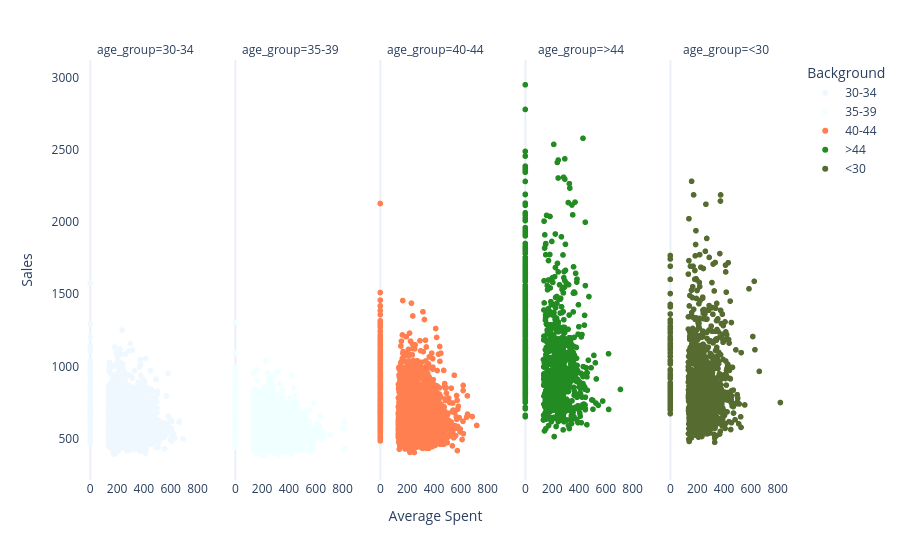

Here is the notebook cell this chart was saved with:
### Markdown cell above
#### Feature Transformation 2: Group Age
Grouped the ages to be able to better 'understand' how it would be able to relate to other variables

### Code cell
bins = [0,30,35,40,45,100]
labels = ["<30", "30-34","35-39","40-44",">44"]
palette = ["#69d"]

df_temp['age_group'] = pd.cut(df_Num['AgeInYears'], bins=bins, labels=labels, right=False)


# Using facet_col arguments to create Sub plots
fig = px.scatter(df_temp, x="AvgSpend", y="Sales", facet_col="age_group", color="age_group", 
                 color_discrete_sequence = ['aliceblue', 'azure', 'coral', 'forestgreen', 'darkolivegreen'], template = "plotly_white")
# Hide grid lines
fig.update_xaxes(showgrid=False, title="")
fig.update_yaxes(showgrid=False)
fig.update_layout(legend_title_text="Background", xaxis3=dict(title="Average Spent"))
fig.show()

### Figure 1 — Plotly figure (JSON) as saved in the notebook; plotly's stock layout.template omitted (floating-point values rounded to 4 significant figures; data arrays with more than 128 entries replaced by an {"elided": "..."} marker saying what was removed)
{"data": [{"hovertemplate": "age_group=30-34<br>AvgSpend=%{x}<br>Sales=%{y}<extra></extra>", "legendgroup": "30-34", "marker": {"color": "aliceblue", "symbol": "circle"}, "mode": "markers", "name": "30-34", "showlegend": true, "type": "scattergl", "x": {"elided": "4435 float values"}, "xaxis": "x", "y": {"elided": "4435 float values"}, "yaxis": "y"}, {"hovertemplate": "age_group=35-39<br>AvgSpend=%{x}<br>Sales=%{y}<extra></extra>", "legendgroup": "35-39", "marker": {"color": "azure", "symbol": "circle"}, "mode": "markers", "name": "35-39", "showlegend": true, "type": "scattergl", "x": {"elided": "4885 float values"}, "xaxis": "x2", "y": {"elided": "4885 float values"}, "yaxis": "y2"}, {"hovertemplate": "age_group=40-44<br>AvgSpend=%{x}<br>Sales=%{y}<extra></extra>", "legendgroup": "40-44", "marker": {"color": "coral", "symbol": "circle"}, "mode": "markers", "name": "40-44", "showlegend": true, "type": "scattergl", "x": {"elided": "3543 float values"}, "xaxis": "x3", "y": {"elided": "3543 float values"}, "yaxis": "y3"}, {"hovertemplate": "age_group=>44<br>AvgSpend=%{x}<br>Sales=%{y}<extra></extra>", "legendgroup": ">44", "marker": {"color": "forestgreen", "symbol": "circle"}, "mode": "markers", "name": ">44", "showlegend": true, "type": "scattergl", "x": {"elided": "1041 float values"}, "xaxis": "x4", "y": {"elided": "1041 float values"}, "yaxis": "y4"}, {"hovertemplate": "age_group=<30<br>AvgSpend=%{x}<br>Sales=%{y}<extra></extra>", "legendgroup": "<30", "marker": {"color": "darkolivegreen", "symbol": "circle"}, "mode": "markers", "name": "<30", "showlegend": true, "type": "scattergl", "x": {"elided": "1096 float values"}, "xaxis": "x5", "y": {"elided": "1096 float values"}, "yaxis": "y5"}], "layout": {"annotations": [{"font": {}, "showarrow": false, "text": "age_group=30-34", "x": 0.092, "xanchor": "center", "xref": "paper", "y": 1, "yanchor": "bottom", "yref": "paper"}, {"font": {}, "showarrow": false, "text": "age_group=35-39", "x": 0.296, "xanchor": "center", "xref": "paper", "y": 1, "yanchor": "bottom", "yref": "paper"}, {"font": {}, "showarrow": false, "text": "age_group=40-44", "x": 0.5, "xanchor": "center", "xref": "paper", "y": 1, "yanchor": "bottom", "yref": "paper"}, {"font": {}, "showarrow": false, "text": "age_group=>44", "x": 0.704, "xanchor": "center", "xref": "paper", "y": 1, "yanchor": "bottom", "yref": "paper"}, {"font": {}, "showarrow": false, "text": "age_group=<30", "x": 0.908, "xanchor": "center", "xref": "paper", "y": 1, "yanchor": "bottom", "yref": "paper"}], "legend": {"title": {"text": "Background"}, "tracegroupgap": 0}, "margin": {"t": 60}, "xaxis": {"anchor": "y", "domain": [0, 0.184], "showgrid": false, "title": {"text": ""}}, "xaxis2": {"anchor": "y2", "domain": [0.204, 0.388], "matches": "x", "showgrid": false, "title": {"text": ""}}, "xaxis3": {"anchor": "y3", "domain": [0.408, 0.592], "matches": "x", "showgrid": false, "title": {"text": "Average Spent"}}, "xaxis4": {"anchor": "y4", "domain": [0.612, 0.796], "matches": "x", "showgrid": false, "title": {"text": ""}}, "xaxis5": {"anchor": "y5", "domain": [0.816, 1], "matches": "x", "showgrid": false, "title": {"text": ""}}, "yaxis": {"anchor": "x", "domain": [0, 1], "showgrid": false, "title": {"text": "Sales"}}, "yaxis2": {"anchor": "x2", "domain": [0, 1], "matches": "y", "showgrid": false, "showticklabels": false}, "yaxis3": {"anchor": "x3", "domain": [0, 1], "matches": "y", "showgrid": false, "showticklabels": false}, "yaxis4": {"anchor": "x4", "domain": [0, 1], "matches": "y", "showgrid": false, "showticklabels": false}, "yaxis5": {"anchor": "x5", "domain": [0, 1], "matches": "y", "showgrid": false, "showticklabels": false}}}
